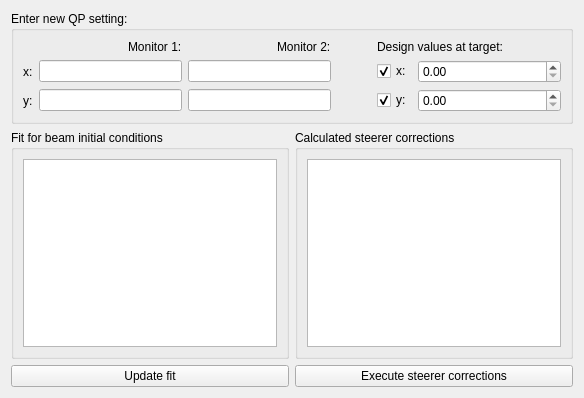
<?xml version="1.0" encoding="UTF-8"?>
<ui version="4.0">
 <class>OVM_Dialog</class>
 <widget class="QWidget" name="OVM_Dialog">
  <property name="geometry">
   <rect>
    <x>0</x>
    <y>0</y>
    <width>584</width>
    <height>398</height>
   </rect>
  </property>
  <property name="windowTitle">
   <string>Optic variation method (orbit flattening)</string>
  </property>
  <layout class="QGridLayout" name="toplevel_layout" columnstretch="1,1">
   <item row="0" column="0" colspan="2">
    <widget class="QGroupBox" name="group_input">
     <property name="title">
      <string>Enter new QP setting:</string>
     </property>
     <layout class="QGridLayout" name="group_input_layout" columnstretch="0,1,1,0,0,1">
      <item row="0" column="1" alignment="Qt::AlignRight">
       <widget class="QLabel" name="mon1_title">
        <property name="text">
         <string>Monitor 1:</string>
        </property>
       </widget>
      </item>
      <item row="0" column="2" alignment="Qt::AlignRight">
       <widget class="QLabel" name="mon2_title">
        <property name="text">
         <string>Monitor 2:</string>
        </property>
       </widget>
      </item>
      <item row="1" column="0">
       <widget class="QLabel" name="x_label">
        <property name="text">
         <string>x:</string>
        </property>
       </widget>
      </item>
      <item row="1" column="1">
       <widget class="QuantityDisplay" name="mon1_x_value">
        <property name="focusPolicy">
         <enum>Qt::ClickFocus</enum>
        </property>
       </widget>
      </item>
      <item row="1" column="2">
       <widget class="QuantityDisplay" name="mon2_x_value">
        <property name="focusPolicy">
         <enum>Qt::ClickFocus</enum>
        </property>
        <property name="readOnly">
         <bool>true</bool>
        </property>
       </widget>
      </item>
      <item row="2" column="0">
       <widget class="QLabel" name="y_label">
        <property name="text">
         <string>y:</string>
        </property>
       </widget>
      </item>
      <item row="2" column="1">
       <widget class="QuantityDisplay" name="mon1_y_value">
        <property name="focusPolicy">
         <enum>Qt::ClickFocus</enum>
        </property>
       </widget>
      </item>
      <item row="2" column="2">
       <widget class="QuantityDisplay" name="mon2_y_value">
        <property name="focusPolicy">
         <enum>Qt::ClickFocus</enum>
        </property>
        <property name="readOnly">
         <bool>true</bool>
        </property>
       </widget>
      </item>
      <item row="0" column="3" rowspan="3">
       <spacer name="horizontalSpacer">
        <property name="orientation">
         <enum>Qt::Horizontal</enum>
        </property>
        <property name="sizeHint" stdset="0">
         <size>
          <width>40</width>
          <height>20</height>
         </size>
        </property>
       </spacer>
      </item>
      <item row="0" column="4" colspan="2">
       <widget class="QLabel" name="target_title">
        <property name="text">
         <string>Design values at target:</string>
        </property>
       </widget>
      </item>
      <item row="2" column="4" alignment="Qt::AlignRight">
       <widget class="QCheckBox" name="y_target_check">
        <property name="text">
         <string>y:</string>
        </property>
        <property name="checked">
         <bool>true</bool>
        </property>
       </widget>
      </item>
      <item row="2" column="5">
       <widget class="QuantitySpinBox" name="y_target_value"/>
      </item>
      <item row="1" column="4" alignment="Qt::AlignRight">
       <widget class="QCheckBox" name="x_target_check">
        <property name="text">
         <string>x:</string>
        </property>
        <property name="checked">
         <bool>true</bool>
        </property>
       </widget>
      </item>
      <item row="1" column="5">
       <widget class="QuantitySpinBox" name="x_target_value"/>
      </item>
     </layout>
    </widget>
   </item>
   <item row="1" column="0">
    <widget class="QGroupBox" name="group_twiss">
     <property name="title">
      <string>Fit for beam initial conditions</string>
     </property>
     <layout class="QVBoxLayout" name="group_twiss_layout">
      <item>
       <widget class="TableView" name="twiss_table">
        <property name="focusPolicy">
         <enum>Qt::ClickFocus</enum>
        </property>
       </widget>
      </item>
     </layout>
    </widget>
   </item>
   <item row="1" column="1">
    <widget class="QGroupBox" name="group_steerer">
     <property name="title">
      <string>Calculated steerer corrections</string>
     </property>
     <layout class="QVBoxLayout" name="group_steerer_layout">
      <item>
       <widget class="TableView" name="corrections_table">
        <property name="focusPolicy">
         <enum>Qt::ClickFocus</enum>
        </property>
       </widget>
      </item>
     </layout>
    </widget>
   </item>
   <item row="2" column="0">
    <widget class="QPushButton" name="update_fit_button">
     <property name="text">
      <string>Update fit</string>
     </property>
    </widget>
   </item>
   <item row="2" column="1">
    <widget class="QPushButton" name="execute_corrections">
     <property name="text">
      <string>Execute steerer corrections</string>
     </property>
    </widget>
   </item>
  </layout>
 </widget>
 <customwidgets>
  <customwidget>
   <class>TableView</class>
   <extends>QTableView</extends>
   <header>madqt/widget/tableview.h</header>
  </customwidget>
  <customwidget>
   <class>QuantitySpinBox</class>
   <extends>QDoubleSpinBox</extends>
   <header>madqt/widget/spinbox.h</header>
  </customwidget>
  <customwidget>
   <class>QuantityDisplay</class>
   <extends>QLineEdit</extends>
   <header>madqt/widget/quantity.h</header>
  </customwidget>
 </customwidgets>
 <resources/>
 <connections>
  <connection>
   <sender>x_target_check</sender>
   <signal>toggled(bool)</signal>
   <receiver>x_target_value</receiver>
   <slot>setEnabled(bool)</slot>
   <hints>
    <hint type="sourcelabel">
     <x>327</x>
     <y>69</y>
    </hint>
    <hint type="destinationlabel">
     <x>392</x>
     <y>72</y>
    </hint>
   </hints>
  </connection>
  <connection>
   <sender>y_target_check</sender>
   <signal>toggled(bool)</signal>
   <receiver>y_target_value</receiver>
   <slot>setEnabled(bool)</slot>
   <hints>
    <hint type="sourcelabel">
     <x>334</x>
     <y>98</y>
    </hint>
    <hint type="destinationlabel">
     <x>373</x>
     <y>98</y>
    </hint>
   </hints>
  </connection>
 </connections>
</ui>
